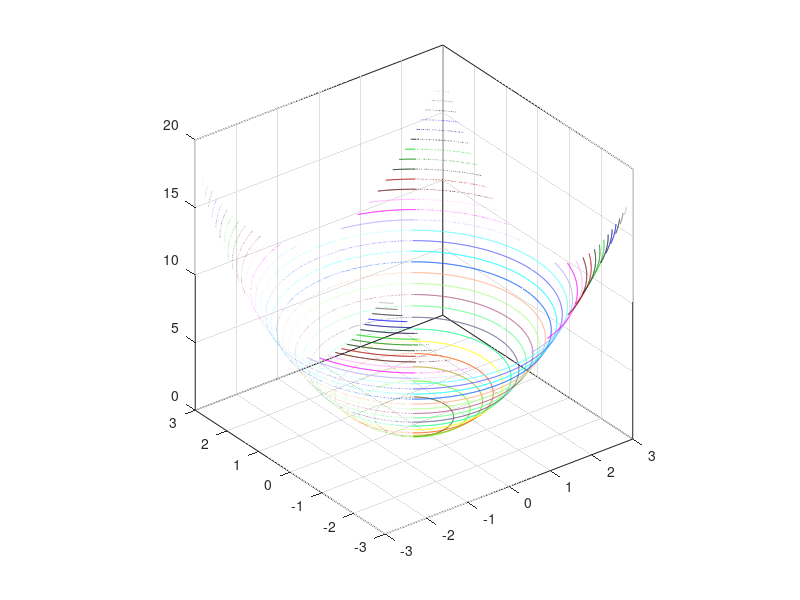

MATLAB code to generate this figure:
close all
clear
[x,y] = meshgrid(-3:0.01:3,-3:0.01:3)

figure

k = 30
z = x.^2 + y.^2;
contour3(x,y,z,k)

colormap("colorcube")

axis equal;
axis('square');
